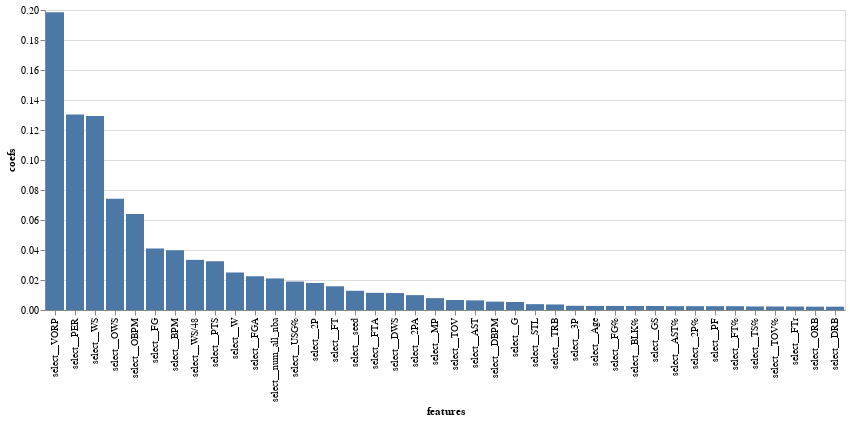

The notebook cell this image was saved under:
### Markdown cell above
We can also view which coefficients made the most impact on the model. We see similar to our logistic regression, VORP was one of the strongest features in prediciting All-NBA status.

### Code cell
alt.Chart(coef_df_nz[0:40]).mark_bar().encode(
    y='coefs',
    x=alt.Y('features', sort='-y'))

### Figure 1 — Vega-Lite specification as saved in the notebook (floating-point values rounded to 4 significant figures)
{"config": {"view": {"continuousWidth": 400, "continuousHeight": 300}}, "data": {"name": "data-20b0421b0914b83e684ebbadf3d6cc61"}, "mark": "bar", "encoding": {"x": {"field": "features", "sort": "-y", "type": "nominal"}, "y": {"field": "coefs", "type": "quantitative"}}, "$schema": "https://vega.github.io/schema/vega-lite/v4.17.0.json", "datasets": {"data-20b0421b0914b83e684ebbadf3d6cc61": [{"coefs": 0.1984, "features": "select__VORP"}, {"coefs": 0.1303, "features": "select__PER"}, {"coefs": 0.1293, "features": "select__WS"}, {"coefs": 0.07411, "features": "select__OWS"}, {"coefs": 0.06405, "features": "select__OBPM"}, {"coefs": 0.04094, "features": "select__FG"}, {"coefs": 0.03987, "features": "select__BPM"}, {"coefs": 0.03343, "features": "select__WS/48"}, {"coefs": 0.0325, "features": "select__PTS"}, {"coefs": 0.02501, "features": "select__W"}, {"coefs": 0.02249, "features": "select__FGA"}, {"coefs": 0.02104, "features": "select__num_all_nba"}, {"coefs": 0.01898, "features": "select__USG%"}, {"coefs": 0.01803, "features": "select__2P"}, {"coefs": 0.01582, "features": "select__FT"}, {"coefs": 0.01282, "features": "select__seed"}, {"coefs": 0.01146, "features": "select__FTA"}, {"coefs": 0.0113, "features": "select__DWS"}, {"coefs": 0.009909, "features": "select__2PA"}, {"coefs": 0.007908, "features": "select__MP"}, {"coefs": 0.006653, "features": "select__TOV"}, {"coefs": 0.00643, "features": "select__AST"}, {"coefs": 0.005573, "features": "select__DBPM"}, {"coefs": 0.005351, "features": "select__G"}, {"coefs": 0.003905, "features": "select__STL"}, {"coefs": 0.003688, "features": "select__TRB"}, {"coefs": 0.002814, "features": "select__3P"}, {"coefs": 0.002732, "features": "select__Age"}, {"coefs": 0.002719, "features": "select__FG%"}, {"coefs": 0.002685, "features": "select__BLK%"}, {"coefs": 0.002684, "features": "select__GS"}, {"coefs": 0.002565, "features": "select__AST%"}, {"coefs": 0.002561, "features": "select__2P%"}, {"coefs": 0.002555, "features": "select__PF"}, {"coefs": 0.002545, "features": "select__FT%"}, {"coefs": 0.002369, "features": "select__TS%"}, {"coefs": 0.002336, "features": "select__TOV%"}, {"coefs": 0.0023, "features": "select__FTr"}, {"coefs": 0.00223, "features": "select__ORB"}, {"coefs": 0.00222, "features": "select__DRB"}]}}
